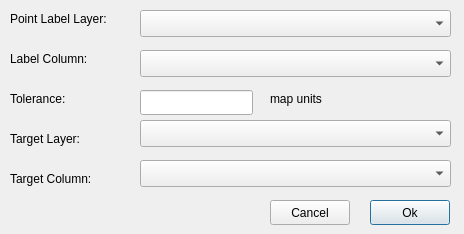
<?xml version="1.0" encoding="UTF-8"?>
<ui version="4.0">
 <class>Label2AttrDialogBase</class>
 <widget class="QDialog" name="Label2AttrDialogBase">
  <property name="geometry">
   <rect>
    <x>0</x>
    <y>0</y>
    <width>464</width>
    <height>234</height>
   </rect>
  </property>
  <property name="windowTitle">
   <string>Label2Attr</string>
  </property>
  <widget class="QLabel" name="label">
   <property name="geometry">
    <rect>
     <x>10</x>
     <y>10</y>
     <width>131</width>
     <height>17</height>
    </rect>
   </property>
   <property name="text">
    <string>Point Label Layer:</string>
   </property>
  </widget>
  <widget class="QgsMapLayerComboBox" name="LabelLayerCombo">
   <property name="geometry">
    <rect>
     <x>140</x>
     <y>10</y>
     <width>311</width>
     <height>27</height>
    </rect>
   </property>
  </widget>
  <widget class="QLabel" name="label_2">
   <property name="geometry">
    <rect>
     <x>10</x>
     <y>50</y>
     <width>121</width>
     <height>17</height>
    </rect>
   </property>
   <property name="text">
    <string>Label Column:</string>
   </property>
  </widget>
  <widget class="QgsFieldComboBox" name="LabelColumnCombo">
   <property name="geometry">
    <rect>
     <x>140</x>
     <y>50</y>
     <width>311</width>
     <height>27</height>
    </rect>
   </property>
  </widget>
  <widget class="QLabel" name="label_3">
   <property name="geometry">
    <rect>
     <x>10</x>
     <y>90</y>
     <width>101</width>
     <height>17</height>
    </rect>
   </property>
   <property name="text">
    <string>Tolerance:</string>
   </property>
  </widget>
  <widget class="QLineEdit" name="ToleranceEdit">
   <property name="geometry">
    <rect>
     <x>140</x>
     <y>90</y>
     <width>113</width>
     <height>25</height>
    </rect>
   </property>
  </widget>
  <widget class="QLabel" name="label_4">
   <property name="geometry">
    <rect>
     <x>10</x>
     <y>130</y>
     <width>121</width>
     <height>17</height>
    </rect>
   </property>
   <property name="text">
    <string>Target Layer:</string>
   </property>
  </widget>
  <widget class="QgsMapLayerComboBox" name="TargetLayerCombo">
   <property name="geometry">
    <rect>
     <x>140</x>
     <y>120</y>
     <width>311</width>
     <height>27</height>
    </rect>
   </property>
  </widget>
  <widget class="QLabel" name="label_5">
   <property name="geometry">
    <rect>
     <x>10</x>
     <y>170</y>
     <width>121</width>
     <height>17</height>
    </rect>
   </property>
   <property name="text">
    <string>Target Column:</string>
   </property>
  </widget>
  <widget class="QgsFieldComboBox" name="TargetColumnCombo">
   <property name="geometry">
    <rect>
     <x>140</x>
     <y>160</y>
     <width>311</width>
     <height>27</height>
    </rect>
   </property>
  </widget>
  <widget class="QPushButton" name="cancelBtn">
   <property name="geometry">
    <rect>
     <x>270</x>
     <y>200</y>
     <width>80</width>
     <height>25</height>
    </rect>
   </property>
   <property name="text">
    <string>Cancel</string>
   </property>
  </widget>
  <widget class="QPushButton" name="okBtn">
   <property name="geometry">
    <rect>
     <x>370</x>
     <y>200</y>
     <width>80</width>
     <height>25</height>
    </rect>
   </property>
   <property name="text">
    <string>Ok</string>
   </property>
   <property name="default">
    <bool>true</bool>
   </property>
  </widget>
  <widget class="QLabel" name="label_6">
   <property name="geometry">
    <rect>
     <x>270</x>
     <y>90</y>
     <width>151</width>
     <height>17</height>
    </rect>
   </property>
   <property name="text">
    <string>map units</string>
   </property>
  </widget>
 </widget>
 <customwidgets>
  <customwidget>
   <class>QgsFieldComboBox</class>
   <extends>QComboBox</extends>
   <header>qgsfieldcombobox.h</header>
  </customwidget>
  <customwidget>
   <class>QgsMapLayerComboBox</class>
   <extends>QComboBox</extends>
   <header>qgsmaplayercombobox.h</header>
  </customwidget>
 </customwidgets>
 <resources/>
 <connections/>
</ui>
